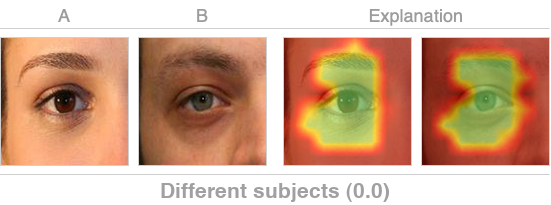
#> input picture Miscellanea/Master's Dissertation/masters_dissertation_code/Other Code/by_parts/visualization/ubipr_verification_res101_p4/1/explanation.png, 551 x 205 px, found by its file name
$ python add_interpretable_colour.py
#> lines starting #> are read from the running program, lines starting #| are printed output that depends on the picture
import os, sys

# prevent the creation of "__pycache__"
sys.dont_write_bytecode = True

import numpy as np
from PIL import Image

####################################################################################################
# CONTROL VARIABLES
####################################################################################################
# the values are the default ones (NOTE: if the values are to be changed, do so in this "if" branch)
if(len(sys.argv) == 1):
    IMAGE_SIZE = 128
    EXPLANATION_PATH = "../explanation.png"
    GREEN_NUMERATOR = 1
    DENOMINATOR = 3
    GREEN_MIN = 0.5
    GREEN_MAX = 0.0
    RED_MIN = 0.15
    RED_MAX = 1.0
    RED_INTENSITY = 300
    PASTE_EXPLANATION_ON_WHITE_BACKGROUND = True

# the values are coming from the "explain_pair.py" master script
else:
    IMAGE_SIZE = int(sys.argv[1])
    EXPLANATION_PATH = sys.argv[2]
    GREEN_NUMERATOR = int(sys.argv[3])
    DENOMINATOR = int(sys.argv[4])
    GREEN_MIN = float(sys.argv[5])
    GREEN_MAX = float(sys.argv[6])
    RED_MIN = float(sys.argv[7])
    RED_MAX = float(sys.argv[8])
    RED_INTENSITY = int(sys.argv[9])
    PASTE_EXPLANATION_ON_WHITE_BACKGROUND = True if(sys.argv[10] == "True") else False

def add_interpretable_colour(explanation, real_image): # auxiliary function, adds colour to an existing greyscale explanation

    if(explanation is None): return(None)

    real_image = Image.fromarray(np.dot(real_image[...,:3], [0.2989, 0.5870, 0.1140]).astype(np.uint8)).convert("RGBA")
    real_image_np = np.asarray(real_image).copy()
    real_image_np[:, :, 3] = 150
    real_image = Image.fromarray(real_image_np.astype(np.uint8))

    coloured_explanation = explanation.copy()

    # ---------------------------------------------------------------------------------------------------
    # gather all the unique values in the greyscale explanation
    # ---------------------------------------------------------------------------------------------------
    values = []

    for i in range(coloured_explanation.shape[0]):
        for j in range(coloured_explanation.shape[1]):
            if(coloured_explanation[i][j][0] not in values): values.append(coloured_explanation[i][j][0])

    values.sort()

    # -------------------------------------------------------------------------------------------------
    # determine which values should be green and which should be red, according to the parameters above
    # -------------------------------------------------------------------------------------------------
    amount_of_greens = int(GREEN_NUMERATOR * int(round(len(values) / DENOMINATOR, 0)) + 1)
    green_values = values[:amount_of_greens]
    red_values = values[amount_of_greens:]

    green_tones = np.linspace(GREEN_MIN, GREEN_MAX, len(green_values))
    greens = {j: green_tones[green_values.index(j)] for j in green_values}

    red_tones = np.linspace(RED_MIN, RED_MAX, len(red_values))
    reds = {j: red_tones[red_values.index(j)] for j in red_values}

    # ---------------------------------------------------------------------------------------------------------------------------------------
    # actually change the greyscale values to either green or red tones
    # ---------------------------------------------------------------------------------------------------------------------------------------
    for i in range(coloured_explanation.shape[0]):
        for j in range(coloured_explanation.shape[1]):
            if(coloured_explanation[i][j][0] in reds.keys()):
                coloured_explanation[i][j] = np.asarray([245, 39, 87, min(RED_INTENSITY * max(0, reds[coloured_explanation[i][j][0]]), 255)])
            else:
                coloured_explanation[i][j] = np.asarray([24, 196, 93, 255 * greens[coloured_explanation[i][j][0]]])

    coloured_explanation_img = Image.fromarray(coloured_explanation.astype(np.uint8))
    real_image.paste(coloured_explanation_img, (0, 0), coloured_explanation_img)

    # ----------------------------------------------------------------------------------------------------------------------------------------------------
    # if required, paste the RGBA explanation on top of a white background, so that the tones become more discernible
    # ----------------------------------------------------------------------------------------------------------------------------------------------------
    if(PASTE_EXPLANATION_ON_WHITE_BACKGROUND):
        white_template = Image.fromarray((np.ones((coloured_explanation_img.shape[0], coloured_explanation_img.shape[1], 3), int) * 255).astype(np.uint8))
        real_image = real_image.convert("RGBA")
        white_template.paste(real_image, (0, 0), real_image)
        real_image = white_template

    return(real_image)

if(__name__ == "__main__"):

    explanation = np.asarray(Image.open(EXPLANATION_PATH).convert("RGBA")).copy()
#> explanation is the input picture: shape (205, 551, 4); mean R, G, B, A 117.1, 79.3, 54.2, 157.3

    # -----------------------------------------------------------------------------------
    # load the greyscale explanation(s)
    # -----------------------------------------------------------------------------------
    if(explanation.shape[1] < 500): # the explanation is only applied to image B
        image_A = None
        image_B = explanation[38:37 + IMAGE_SIZE, 139:(139 + (IMAGE_SIZE - 1)), :].copy()

        explanation_A = None
        explanation_B = explanation[38:37 + IMAGE_SIZE, 285:(285 + (IMAGE_SIZE - 1)), :]

    else:
        image_A = explanation[38:37 + IMAGE_SIZE, 1:(1 + IMAGE_SIZE - 1), :].copy()
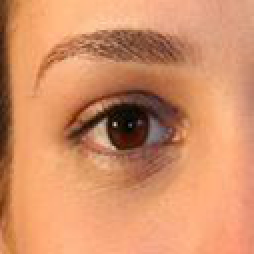
#> image_A: shape (127, 127, 4) (shown 2 times larger); mean R, G, B, A 211.4, 143.9, 104, 255
        image_B = explanation[38:37 + IMAGE_SIZE, 139:(139 + (IMAGE_SIZE - 1)), :].copy()
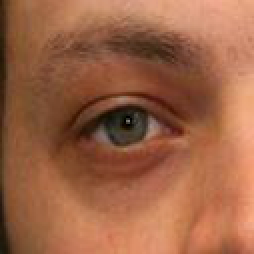
#> image_B: shape (127, 127, 4) (shown 2 times larger); mean R, G, B, A 156.5, 99.1, 69.6, 255

        explanation_A = explanation[38:37 + IMAGE_SIZE, 284:(284 + (IMAGE_SIZE - 1)), :]
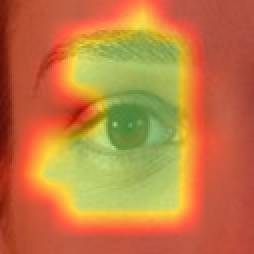
#> explanation_A: shape (127, 127, 4) (shown 2 times larger); mean R, G, B, A 193, 121.8, 65.6, 255
        explanation_B = explanation[38:37 + IMAGE_SIZE, 422:(422 + (IMAGE_SIZE - 1)), :]
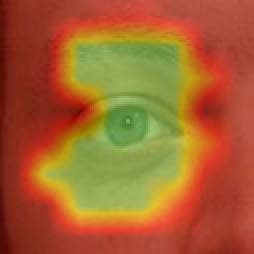
#> explanation_B: shape (127, 127, 4) (shown 2 times larger); mean R, G, B, A 165.8, 97.3, 47.6, 255

    # ----------------------------------------------------------------------------------------------------------------------
    # add colour to the existing explanation(s)
    # ----------------------------------------------------------------------------------------------------------------------
    coloured_explanation_A = add_interpretable_colour(explanation_A, image_A)
#> in add_interpretable_colour, `real_image_np[:, :, 3] = 150`:
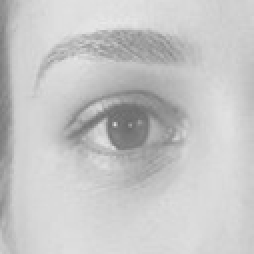
#> real_image_np: shape (127, 127, 4) (shown 2 times larger); mean R, G, B, A 159, 159, 159, 150; transparent parts drawn white
#> after the loop in add_interpretable_colour, `for i in range(coloured_explanation.shape[0]):`: values = 183 values, max 255 at index 42, min 70 at index 182, mean 164
#> in add_interpretable_colour, `amount_of_greens = int(GREEN_NUMERATOR * int(round(len(values) / DENOM..`: amount_of_greens = 62
#> in add_interpretable_colour, `green_values = values[:amount_of_greens]`: green_values = 62 values from 70 to 134
#> in add_interpretable_colour, `red_values = values[amount_of_greens:]`: red_values = 121 values from 135 to 255
#> in add_interpretable_colour, `green_tones = np.linspace(GREEN_MIN, GREEN_MAX, len(green_values))`: green_tones = 62 values, max 0.5 at index 0, min 0 at index 61, mean 0.25
#> in add_interpretable_colour, `greens = {j: green_tones[green_values.index(j)] for j in green_values}`: greens = 62 items
#> in add_interpretable_colour, `red_tones = np.linspace(RED_MIN, RED_MAX, len(red_values))`: red_tones = 121 values from 0.15 to 1
#> in add_interpretable_colour, `reds = {j: red_tones[red_values.index(j)] for j in red_values}`: reds = 121 items
#> after the loop in add_interpretable_colour, `for i in range(coloured_explanation.shape[0]):`:
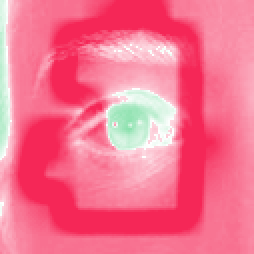
#> coloured_explanation: shape (127, 127, 4) (shown 2 times larger); mean R, G, B, A 229, 50.4, 87.4, 166.7; transparent parts drawn white
#> in add_interpretable_colour, `real_image.paste(coloured_explanation_img, (0, 0), coloured_explanatio..`:
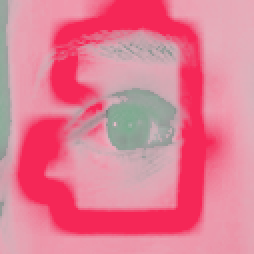
#> real_image: PIL image 127x127 RGBA (shown 2 times larger); mean R, G, B, A 204.8, 75.3, 104.6, 177.2; transparent parts drawn white
#> (the run stopped early here; a loop or call above may not have finished)
